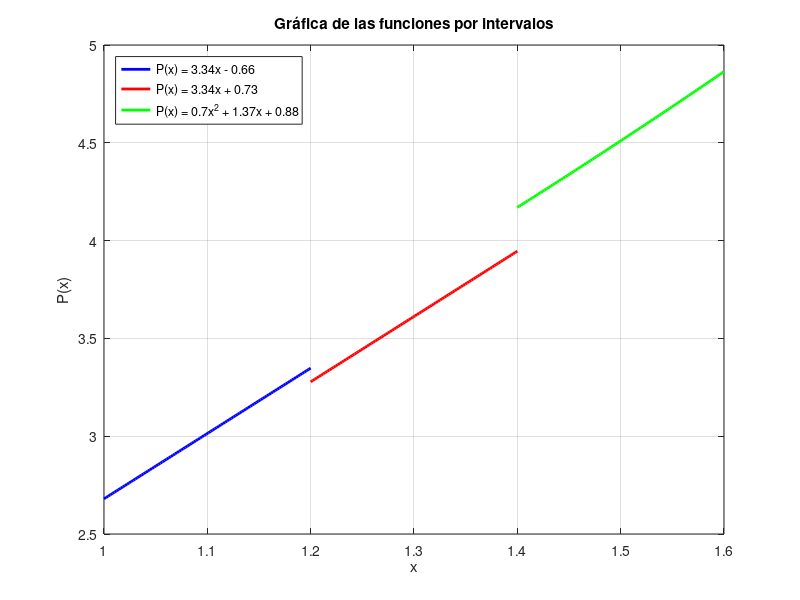

MATLAB code to generate this figure:
% Definir las funciones en los intervalos dados
x1 = linspace(1, 1.2, 100); % Para el primer intervalo [1—x—1,2]
P1 = 3.34 * x1 - 0.66;

x2 = linspace(1.2, 1.4, 100); % Para el segundo intervalo [1,2—x—1,4]
P2 = 3.34 * x2 - 0.73;

x3 = linspace(1.4, 1.6, 100); % Para el tercer intervalo [1,4—x—1,6]
P3 = 0.7 * x3.^2 + 1.37 * x3 + 0.88;

% Graficar las funciones
plot(x1, P1, 'b', 'LineWidth', 2); % Grafica la primera función en azul
hold on; % Mantener la gráfica actual y añadir las siguientes
plot(x2, P2, 'r', 'LineWidth', 2); % Grafica la segunda función en rojo
plot(x3, P3, 'g', 'LineWidth', 2); % Grafica la tercera función en verde

% Añadir etiquetas y título
xlabel('x');
ylabel('P(x)');
title('Gráfica de las funciones por intervalos');
legend('P(x) = 3.34x - 0.66', 'P(x) = 3.34x + 0.73', 'P(x) = 0.7x^2 + 1.37x + 0.88', 'Location', 'northwest');
grid on; % Añade una cuadrícula al gráfico

